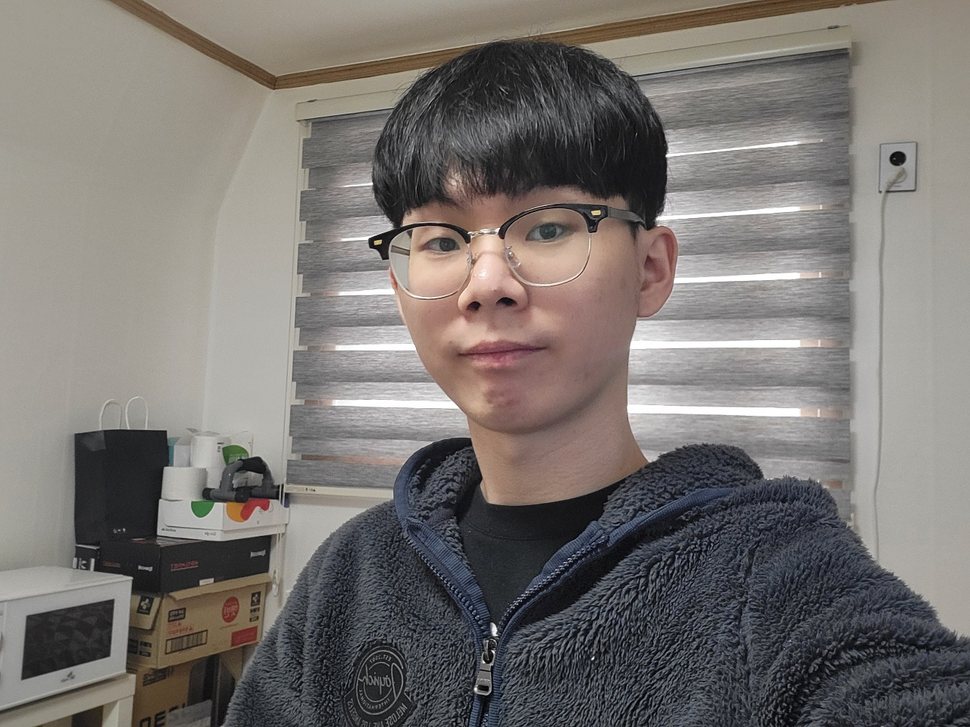
#> input picture HoloExp/Exploration_07_data/my_ywm.png, 970 x 727 px, shrunk from 1280 x 960 before the run, found by its file name
$ jupyter execute --allow-errors '[E-07]portrait_mode_Holo.ipynb'
#> lines starting #> are read from the running program, lines starting #| are printed output that depends on the picture
[cell 1]
import os
import urllib
import cv2
import numpy as np
from pixellib.semantic import semantic_segmentation
from matplotlib import pyplot as plt

# 이미지 불러오기
img_path = os.getenv('HOME')+'/aiffel/human_segmentation/images/my_ywm.png'
img_orig = cv2.imread(img_path)
#> img_orig is the input picture: shape (727, 970, 3); mean B, G, R 112.8, 116.1, 120.7

print(img_orig.shape)
#| (727, 970, 3)
plt.imshow(cv2.cvtColor(img_orig, cv2.COLOR_BGR2RGB))
plt.show()

[cell 2]
#PixelLib 모델 다운로드

# 저장할 파일 이름을 결정합니다
model_dir = os.getenv('HOME')+'/aiffel/human_segmentation/models'
model_file = os.path.join(model_dir, 'deeplabv3_xception_tf_dim_ordering_tf_kernels.h5')

# PixelLib가 제공하는 모델의 url입니다
model_url = 'https://github.com/ayoolaolafenwa/PixelLib/releases/download/1.1/deeplabv3_xception_tf_dim_ordering_tf_kernels.h5'

# 다운로드를 시작합니다
urllib.request.urlretrieve(model_url, model_file)
#> (this line was passed over: the network is not available in this run)

#> (a cell that did not finish here is left out)

[cell 4]
#PASCAL VOC 데이터 라벨의 종류 ---> PASCAL VOC란?
LABEL_NAMES = [
    'background', 'aeroplane', 'bicycle', 'bird', 'boat', 'bottle', 'bus',
    'car', 'cat', 'chair', 'cow', 'diningtable', 'dog', 'horse', 'motorbike',
    'person', 'pottedplant', 'sheep', 'sofa', 'train', 'tv'
]
len(LABEL_NAMES)

#> (a cell that did not finish here is left out)

[cell 6]
# 아래 코드를 이해하지 않아도 좋습니다
# PixelLib에서 그대로 가져온 코드입니다
# 주목해야 할 것은 생상 코드 결과물이예요!
# output 이미지는 BGR순서로 배치되어있고 colormap는 RGB순서이다.
colormap = np.zeros((256, 3), dtype = int)
ind = np.arange(256, dtype=int)

for shift in reversed(range(8)):
    for channel in range(3):
        colormap[:, channel] |= ((ind >> channel) & 1) << shift
    ind >>= 3

colormap[:20]

[cell 7]
#사람의 색상 코드
colormap[15]

[cell 8]
#위의 색상 코드는 BRG이므로 RGB에 맞게 순서를 바꿔서 넣어준다.
seg_color = (128,128,192)

#> (a cell that did not finish here is left out)

[cell 10]
img_show = img_orig.copy()

# True과 False인 값을 각각 255과 0으로 바꿔줍니다
#> (the rest of this cell did not finish here and is left out)

[cell 11]
#블러 처리
# (13,13)은 blurring kernel size를 뜻합니다
img_orig_blur = cv2.blur(img_orig, (30,30))
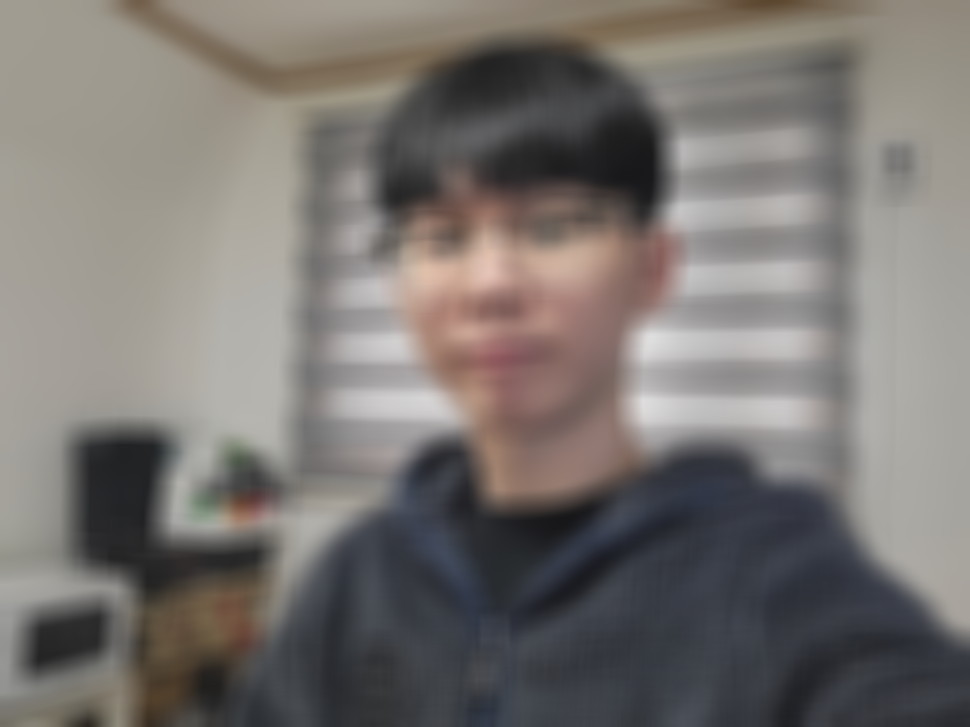
#> img_orig_blur: shape (727, 970, 3); mean B, G, R 112.8, 116.2, 120.8
plt.imshow(cv2.cvtColor(img_orig_blur, cv2.COLOR_BGR2RGB))
plt.show()


$ run again, with HoloExp/Exploration_07_data/cat.png copied over HoloExp/Exploration_07_data/my_ywm.png
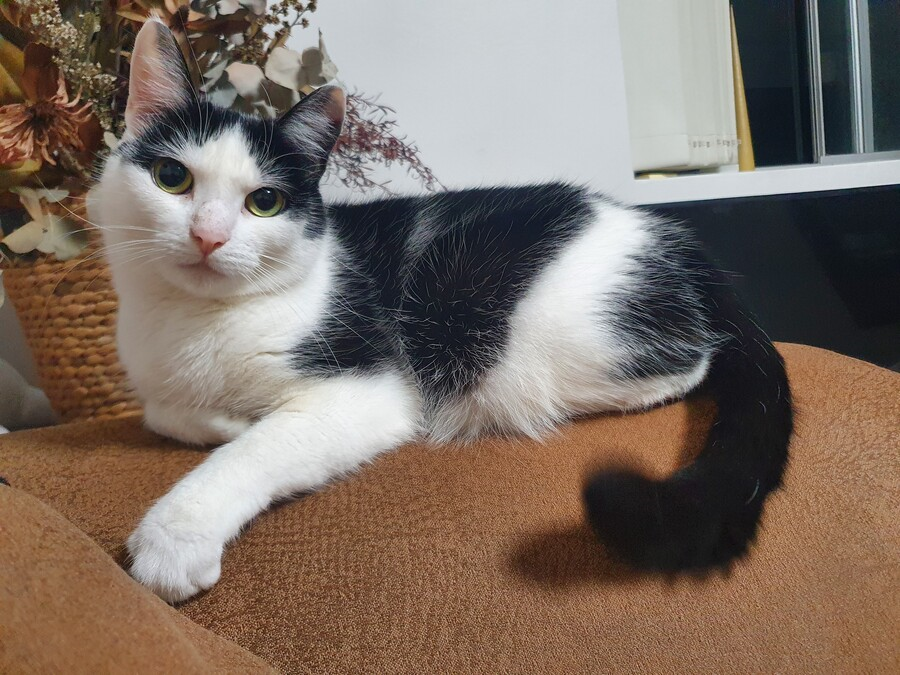
#> input picture HoloExp/Exploration_07_data/cat.png, 900 x 675 px, found by its file name
#> img_orig is the input picture: shape (675, 900, 3); mean B, G, R 100.7, 110.8, 125.3
#| (675, 900, 3)
#> `img_orig_blur = cv2.blur(img_orig, (30,30))`:
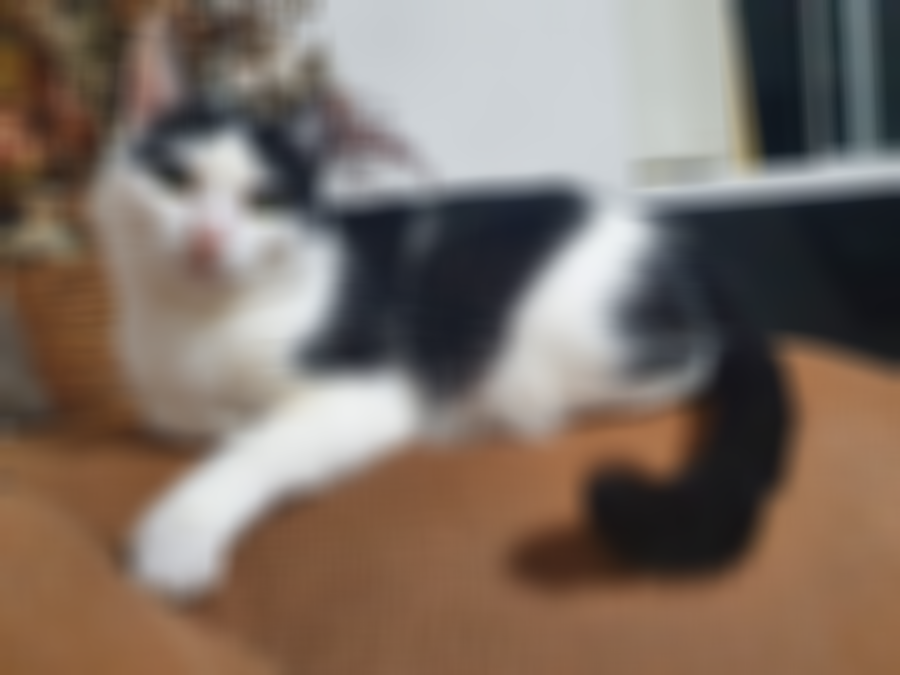
#> img_orig_blur: shape (675, 900, 3); mean B, G, R 100.7, 110.9, 125.3

$ run again, with HoloExp/Exploration_07_data/problem_ex.png copied over HoloExp/Exploration_07_data/my_ywm.png
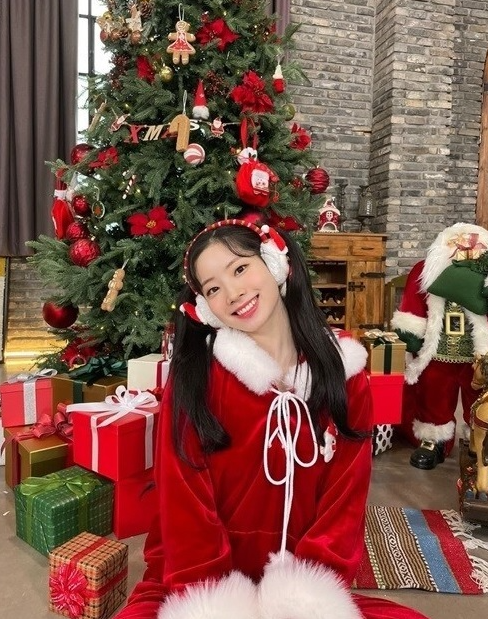
#> input picture HoloExp/Exploration_07_data/problem_ex.png, 488 x 619 px, found by its file name
#> img_orig is the input picture: shape (619, 488, 3); mean B, G, R 72.5, 83.3, 125.2
#| (619, 488, 3)
#> `img_orig_blur = cv2.blur(img_orig, (30,30))`:
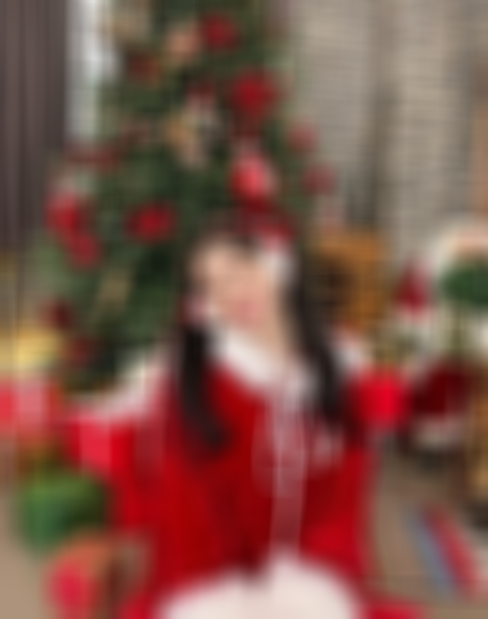
#> img_orig_blur: shape (619, 488, 3); mean B, G, R 72.4, 83.2, 125.1
